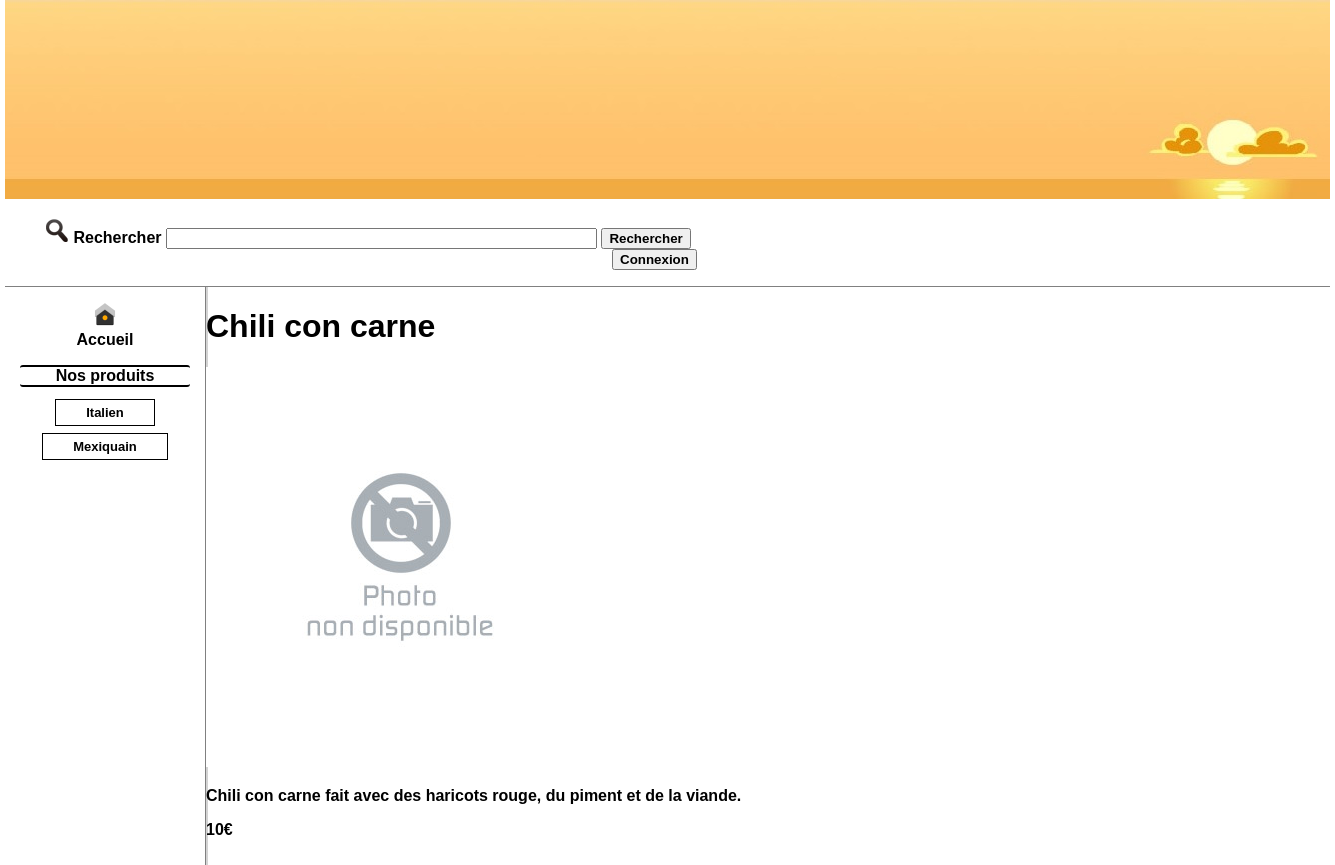
The app's page /consulterFiche.php?id=1 with its own data.
### tables this page shows
CREATE TABLE IF NOT EXISTS `categories` (
`id_categorie` int(10) NOT NULL,
  `nom` varchar(25) NOT NULL
);

CREATE TABLE IF NOT EXISTS `produits` (
`id_produit` int(10) NOT NULL,
  `nom` varchar(40) NOT NULL,
  `description` varchar(2000) NOT NULL,
  `prix` float NOT NULL
);

### www/classes/categorie.manager.class.php (called while the page is built, shortened)
<?php
	class CategorieManager {
		private $bdd;
		public function __construct($bdd) {
			$this->bdd = $bdd;
		}
		public function getAllCategories()
		{
			$requete = "SELECT id_categorie as id, nom " .
						"FROM categories ";
			$resultat = mysqli_query($this->bdd, $requete) or die("erreur");
			$donnees = mysqli_fetch_all($resultat);
			 return $donnees;
		}
	}
?>

### www/classes/produit.manager.class.php (called while the page is built, shortened)
<?php
	class ProduitManager {
		private $bdd;
		public function __construct($bdd) {
			$this->bdd = $bdd;
		}
		public function getInfosProduit($id)
		{
			$requete = "SELECT p.id_produit as id, p.nom, p.description, p.prix, c.nom as categorie " .
						"FROM produits p, categorie_produit cp, categories c ".
						"WHERE p.id_produit = cp.id_produit ".
						"AND c.id_categorie = cp.id_categorie ".
						"AND p.id_produit = " . $id;
			$resultat = mysqli_query($this->bdd, $requete);
			$return = array();
			if (mysqli_num_rows($resultat) == 1){
				$temp =  mysqli_fetch_assoc($resultat);
				$return['id'] = $temp ['id'];
				$return['nom'] = $temp ['nom'];
				$return['prix'] = $temp ['prix'];
				$return['description'] = $temp ['description'];
				$return['categorie'] = $temp ['categorie'];
			}
			return $return;
		}
	}
?>

### www/consulterFiche.php (the view, shortened to what this page needs)
<?php include('init.php'); ?>
<!DOCTYPE html>
<html lang="fr">
  <head>
    <link rel="stylesheet" href="../style/style.css">
  </head>
  <body>
  <?php
  	include("vue/header.php");
	include("vue/menuGauche.php");
	if (isset($_GET['id']) && !empty($_GET['id']))
	{
		$pm = new ProduitManager($bdd);
		$p = new Produit($pm->getInfosProduit($_GET['id']));
		?>
		<div class="fiche_porduit">
			<h1> <?php echo $p->getNom(); ?> </h1>
			<p><?php echo $p->getImage(); ?> </p>
			<p><?php echo $p->getDescription(); ?></p>
			<p><?php echo $p->getPrix() . '€'; ?></p>
		</div>
		<?php
	}
  ?>
  </body>
</html>

### www/vue/menuGauche.php
<div id="menuGauche">
	<a href="index.php"><p><img src="../images/home.png" alt="Home" /><br />Accueil</p></a>
	<p class="titre">Nos produits</p>
	<?php
		$cm = new CategorieManager($bdd);
		$liste_categories = $cm->getAllCategories();
		foreach ($liste_categories as $value)
		{
			echo "<p><a href='index.php?cat=". $value[0] . "' class='boite'>" . $value[1] . "</a></p>";
		}
	?>
</div>

### style/style.css (style rules this page uses)
* { font-family: "Trebuchet MS", Helvetica, sans-serif; font-weight : bold; }
body { width:1325px; height : 720px; margin : auto; }
div#menuGauche { text-align:center; width : 200px; height : 720px; border-right : 1px solid grey; box-shadow: 2px 0px 0px 0px lightgrey; float:left; }
.boite { border : 1px solid black; padding-left : 30px; padding-right : 30px; padding-top : 5px; padding-bottom : 5px; font-size : small; }
a { text-decoration : none; color : black; }
.titre { background: transparent; border-bottom : 2px solid black; border-top : 2px solid black; border-radius : 3px; margin-right : 15px; margin-left : 15px; }

### records on screen
categories: nom "Italien"
categories: nom "Mexiquain"
produits: nom "Chili con carne", description "Chili con carne fait avec des haricots rouge, du piment et de la viande.", prix "10"
